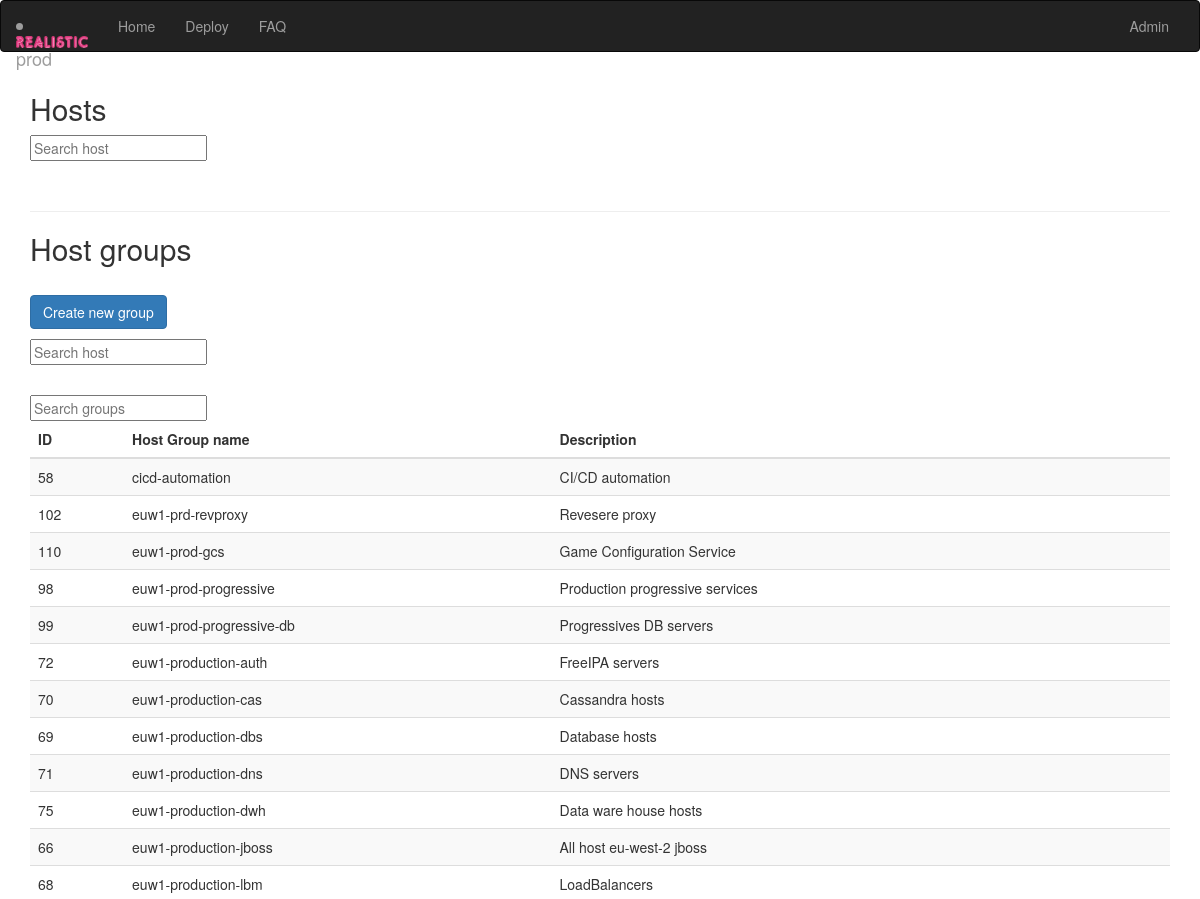
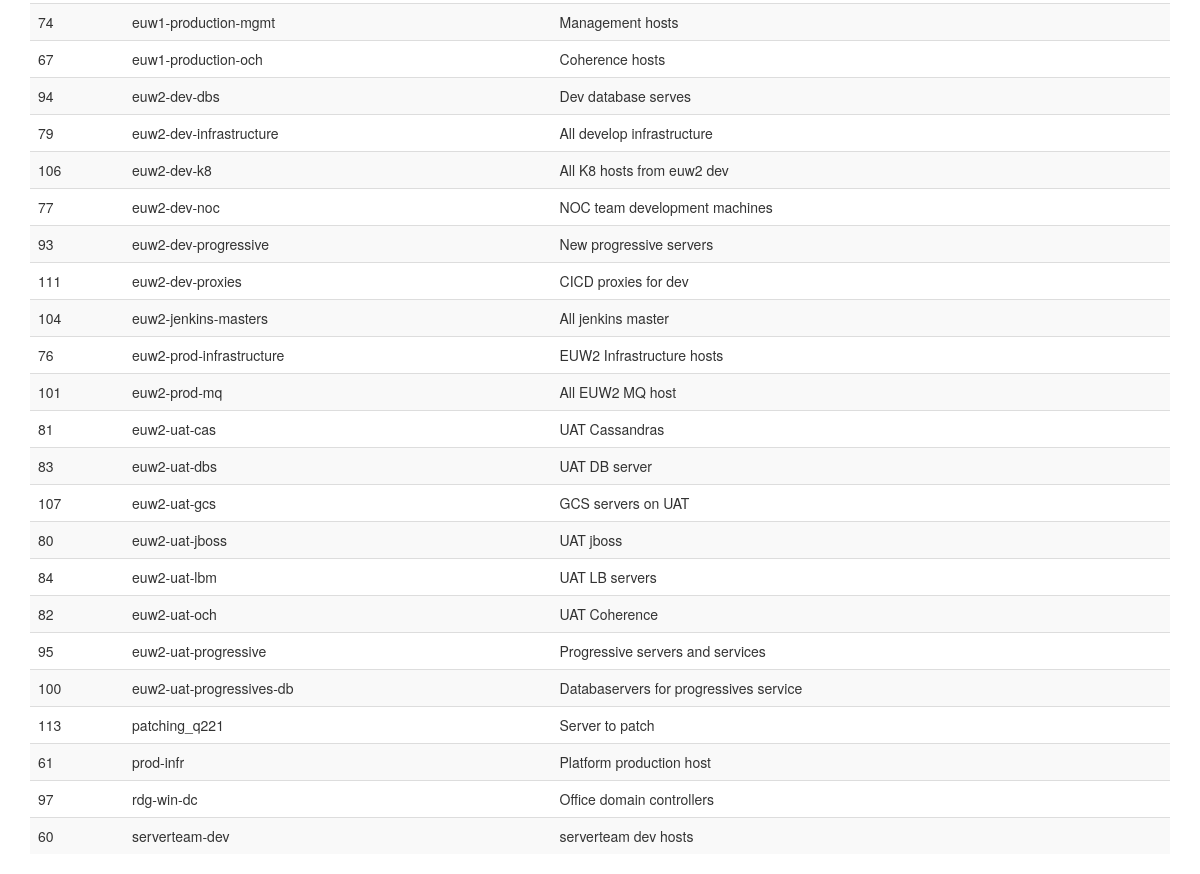
/admin/ansible_admin.php, run on the app's committed database (2 pictures, top to bottom).
### tables this page shows
CREATE TABLE `hostgroups` (
  `group_id` smallint(5) unsigned NOT NULL AUTO_INCREMENT,
  `name` varchar(24) NOT NULL,
  `description` varchar(255) DEFAULT NULL,
  PRIMARY KEY (`group_id`)
);

### admin/ansible_admin.php (the view, shortened to what this page needs)
<?php
include "../settings.php";
include "../function.php";
$html_file .='
  <div>
  <div class="container">
  <h2> Hosts </h2>
  <div class="search">
    <input type="text" class="searchTerm" placeholder="Search host" />
    <p />
    <div class="search_host_box">
    </div>
  </div>
  <br/>
  <hr/>
    <h2>Host groups</h2>
    <br /><button type="button" class="btn btn-primary" data-toggle="modal" data-target="#newgroupModal">
        Create new group
    </button>
     <p />
     <div class="search">
       <input type="text" class="searchTerm" placeholder="Search host" />
       <p />
       <div class="search_host_box">
       </div>
     </div>
     <br />
    <form id="live-search" action="" class="styled" method="post">
      <fieldset>
        <input type="text" class="text-input" id="filter" autocomplete="off" placeholder="Search groups" value="" />
        <span id="filter-count"></span>
      </fieldset>
    </form>
<div class="modal fade" id="newgroupModal" tabindex="-1" role="dialog" aria-labelledby="newgroup" aria-hidden="true">
  <div class="modal-dialog" role="document">
    <div class="modal-content">
      <div class="modal-header">
        <h5 class="modal-title" id="newgroup">Create new group</h5>
      </div>
      <div class="modal-body">
        <form class="form" action="chg.php" method="post">
        <input class="form-control" placeholder="New group name" name="name" type="text" autocomplete="off" required>
        <input class="form-control" placeholder="Brief description" name="description" type="text" autocomplete="off" required>
      </div>
      <div class="modal-footer">
        <button type="button" class="btn btn-secondary" data-dismiss="modal">Cancel</button>
        <button name="chg_type" value="create_hostgroup" type="submit" class="btn btn-primary">Create</button>
    </form>
      </div>
    </div>
  </div>
</div>
    <table class = "table table-striped table-hover">
      <thead>
        <tr>
  	     <th>ID</th>
  	      <th>Host Group name</th>
          <th>Description</th>
        </tr>
      </thead>
      <tbody class="slist">
      ';
$query = mysqli_query($link, 'SELECT * from hostgroups ORDER BY name') or die('Error 1.1 '.mysqli_error($link));
while($row = mysqli_fetch_array($query)) {
$html_file .= '
      <tr role="button"; onclick=\'document.location = "hostgroup.php?q='.$row['group_id'].'";\'>
        <td>'.$row['group_id'].'</td>
        <td>'.$row['name'].'</td>
        <td>'.$row['description'].'</td>
      </tr>';
}
$html_file .= '
          </tbody>
        </table>
      </div>
    </body>
  </html>
  ';
echo $html_file;
?>

### data on the page
hostgroups: group_id "58", name "cicd-automation", description "CI/CD automation"
hostgroups: group_id "102", name "euw1-prd-revproxy", description "Revesere proxy"
hostgroups: group_id "110", name "euw1-prod-gcs", description "Game Configuration Service"
hostgroups: group_id "98", name "euw1-prod-progressive", description "Production progressive services"
hostgroups: group_id "99", name "euw1-prod-progressive-db", description "Progressives DB servers"
hostgroups: group_id "72", name "euw1-production-auth", description "FreeIPA servers"
hostgroups: group_id "70", name "euw1-production-cas", description "Cassandra hosts"
hostgroups: group_id "69", name "euw1-production-dbs", description "Database hosts"
hostgroups: group_id "71", name "euw1-production-dns", description "DNS servers"
hostgroups: group_id "75", name "euw1-production-dwh", description "Data ware house hosts"
hostgroups: group_id "66", name "euw1-production-jboss", description "All host eu-west-2 jboss"
hostgroups: group_id "68", name "euw1-production-lbm", description "LoadBalancers"
hostgroups: group_id "74", name "euw1-production-mgmt", description "Management hosts"
hostgroups: group_id "67", name "euw1-production-och", description "Coherence hosts"
hostgroups: group_id "94", name "euw2-dev-dbs", description "Dev database serves"
hostgroups: group_id "79", name "euw2-dev-infrastructure", description "All develop infrastructure"
hostgroups: group_id "106", name "euw2-dev-k8", description "All K8 hosts from euw2 dev"
hostgroups: group_id "77", name "euw2-dev-noc", description "NOC team development machines"
hostgroups: group_id "93", name "euw2-dev-progressive", description "New progressive servers"
hostgroups: group_id "111", name "euw2-dev-proxies", description "CICD proxies for dev"
hostgroups: group_id "104", name "euw2-jenkins-masters", description "All jenkins master"
hostgroups: group_id "76", name "euw2-prod-infrastructure", description "EUW2 Infrastructure hosts"
hostgroups: group_id "101", name "euw2-prod-mq", description "All EUW2 MQ host"
hostgroups: group_id "81", name "euw2-uat-cas", description "UAT Cassandras"
hostgroups: group_id "83", name "euw2-uat-dbs", description "UAT DB server"
hostgroups: group_id "107", name "euw2-uat-gcs", description "GCS servers on UAT"
hostgroups: group_id "80", name "euw2-uat-jboss", description "UAT jboss"
hostgroups: group_id "84", name "euw2-uat-lbm", description "UAT LB servers"
hostgroups: group_id "82", name "euw2-uat-och", description "UAT Coherence"
hostgroups: group_id "95", name "euw2-uat-progressive", description "Progressive servers and services"
hostgroups: group_id "100", name "euw2-uat-progressives-db", description "Databaservers for progressives service"
hostgroups: group_id "113", name "patching_q221", description "Server to patch"
hostgroups: group_id "61", name "prod-infr", description "Platform production host"
hostgroups: group_id "97", name "rdg-win-dc", description "Office domain controllers"
hostgroups: group_id "60", name "serverteam-dev", description "serverteam dev hosts"

### other printed values
$versionnumber "prod"
